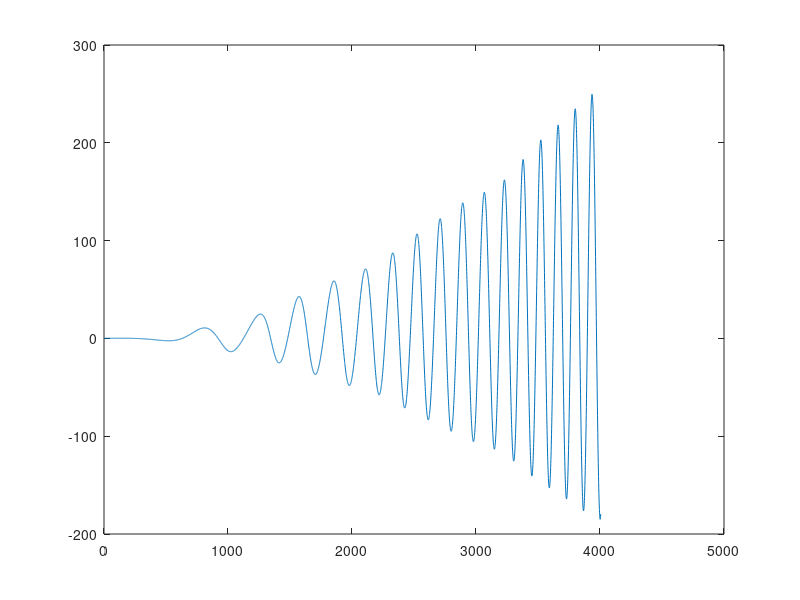

Source code (MATLAB):
% data=data(:,2:2:24);
% data=data(:,73:84);
%data=data1;
load('data1.mat');
Y=[1.1411-2.298*1i 0.1323+0.7035*1i 0.1854+1.0611*1i
    0.1323+0.7035*1i 0.381-2.0202*1i 0.1965+1.2031*1i
    0.1854+1.0611*1i 0.1965+1.2031*1i 0.2723-2.3544*1i];
% Y=[0.8450 - 2.9880i   0.2870 + 1.5130i   0.2100 + 1.2260i
%    0.2870 + 1.5130i   0.4200 - 2.7240i   0.2130 + 1.0880i
%    0.2100 + 1.2260i   0.2130 + 1.0880i   0.2770 - 2.3680i]; %no outage
ths=[ -0.1649 0.4987 0.2344];
M=[23.64 6.4 3.01];
del=data(:,1:3)*pi/180;
T=size(data, 1);
for t=1:T
    dcoi=[del(t,1)*M(1)+del(t,2)*M(2)+del(t,3)*M(3)]/(sum(M));
    th(t,1)=del(t,1)-dcoi;
    th(t,2)=del(t,2)-dcoi;
    th(t,3)=del(t,3)-dcoi;
end
% th(1,:)=[-0.7968 2.1257 1.7381];
Pm=data(100,4:6);
E=[1.0728 1.0775 1.0609];

C12=E(1)*E(2)*imag(Y(1,2));
C13=E(1)*E(3)*imag(Y(1,3));
C23=E(2)*E(3)*imag(Y(2,3));
D12=E(1)*E(2)*real(Y(1,2));
D13=E(1)*E(3)*real(Y(1,3));
D23=E(2)*E(3)*real(Y(2,3));
for t=1:T
    P(1)=Pm(1)-real(Y(1,1))*E(1)^2;
    P(2)=Pm(2)-real(Y(2,2))*E(2)^2;
    P(3)=Pm(3)-real(Y(3,3))*E(3)^2;
    Pcoi=sum(P(:))-2*(D12*cos(th(t,1)-th(t,2))+D13*cos(th(t,1)-th(t,3))+D23*cos(th(t,2)-th(t,3)));
    f(1)=P(1)-(C12*sin(th(t,1)-th(t,2))+D12*cos(th(t,1)-th(t,2))+C13*sin(th(t,1)-th(t,3))+D13*cos(th(t,1)-th(t,3)))-(M(1)/(sum(M(:))))*Pcoi;
    f(2)=P(2)-(C12*sin(th(t,2)-th(t,1))+D12*cos(th(t,2)-th(t,1))+C23*sin(th(t,2)-th(t,3))+D23*cos(th(t,2)-th(t,3)))-(M(2)/(sum(M(:))))*Pcoi;
    f(3)=P(3)-(C13*sin(th(t,3)-th(t,1))+D13*cos(th(t,3)-th(t,1))+C23*sin(th(t,3)-th(t,2))+D23*cos(th(t,3)-th(t,2)))-(M(3)/(sum(M(:))))*Pcoi;
    fth(t)=f(1)*(th(t,1)-ths(1))+f(2)*(th(t,2)-ths(2))+f(3)*(th(t,3)-ths(3));
end
 figure; plot(fth)
%Calculation of KE
w=data(:,10:12)*377;
w(100,:)=[0 0 0];
th(100,:)=[-0.7348 1.9721 1.5778];
for t=1:T
    wcoi=(w(t,1)*M(1)+w(t,2)*M(2)+w(t,3)*M(3))/(sum(M));
    KE(t)=0.5*(2*M(1)/377)*(w(t,1)-wcoi)^2+0.5*(2*M(2)/377)*(w(t,2)-wcoi)^2+0.5*(2*M(3)/377)*(w(t,3)-wcoi)^2;
    PE1(t)=(Pm(1)-real(Y(1,1))*E(1)^2)*(th(t,1)-ths(1))+(Pm(2)-real(Y(2,2))*E(2)^2)*(th(t,2)-ths(2))+(Pm(3)-real(Y(3,3))*E(3)^2)*(th(t,3)-ths(3));
    PE2(t)=C12*(cos(th(t,1)-th(t,2))-cos(ths(1)-ths(2)))+C13*(cos(th(t,1)-th(t,3))-cos(ths(1)-ths(3)))+C23*(cos(th(t,2)-th(t,3))-cos(ths(2)-ths(3)));
    PE3(t)=D12*((th(t,1)-ths(1)+th(t,2)-ths(2))/((th(t,1)-th(t,2))-(ths(1)-ths(2)))*((sin(th(t,1)-th(t,2))-sin(ths(1)-ths(2)))))+D13*((th(t,1)-ths(1)+th(t,3)-ths(3))/((th(t,1)-th(t,3))-(ths(1)-ths(3)))*((sin(th(t,1)-th(t,3))-sin(ths(1)-ths(3)))))+D23*((th(t,2)-ths(2)+th(t,3)-ths(3))/((th(t,2)-th(t,3))-(ths(2)-ths(3)))*((sin(th(t,2)-th(t,3))-sin(ths(2)-ths(3)))));
    PE(t)=PE1(t)+PE2(t)-PE3(t);
    V(t)=-PE(t)+KE(t);
end
%hold on;plot(V,'r')
%hold on;plot(-PE,'b')
